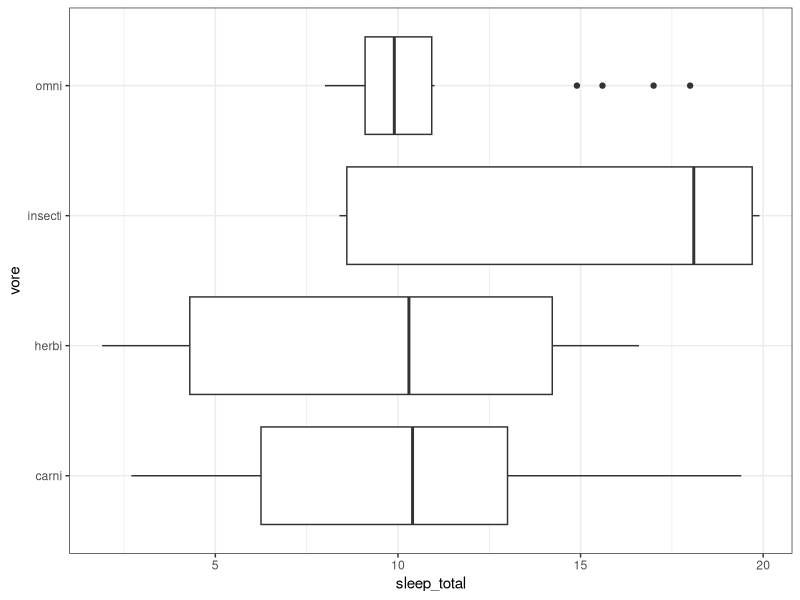
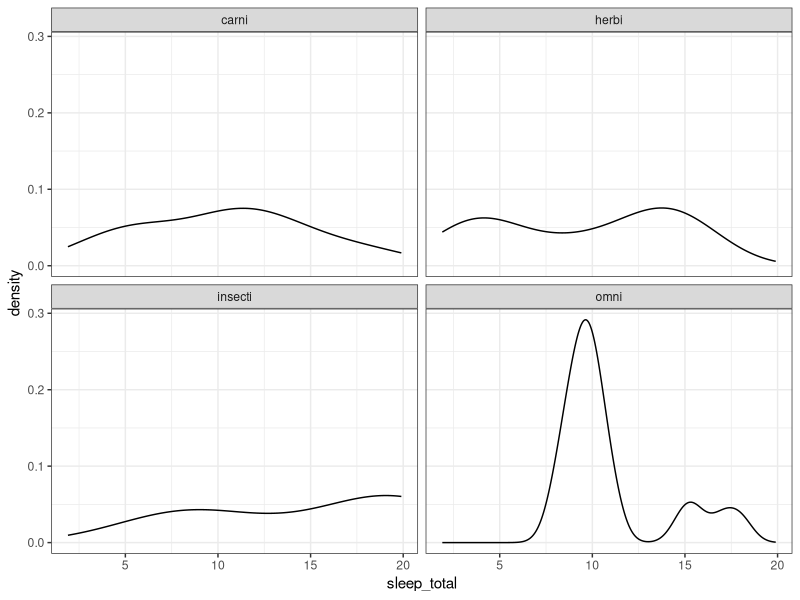
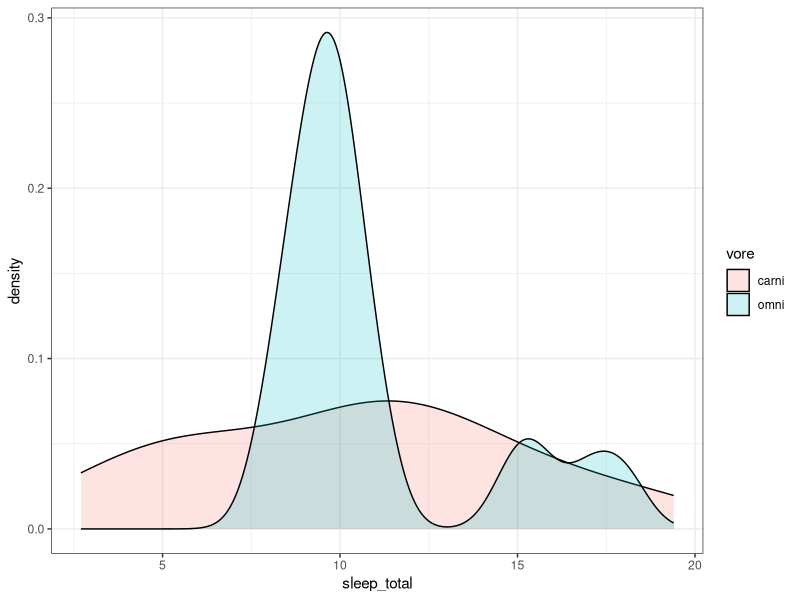
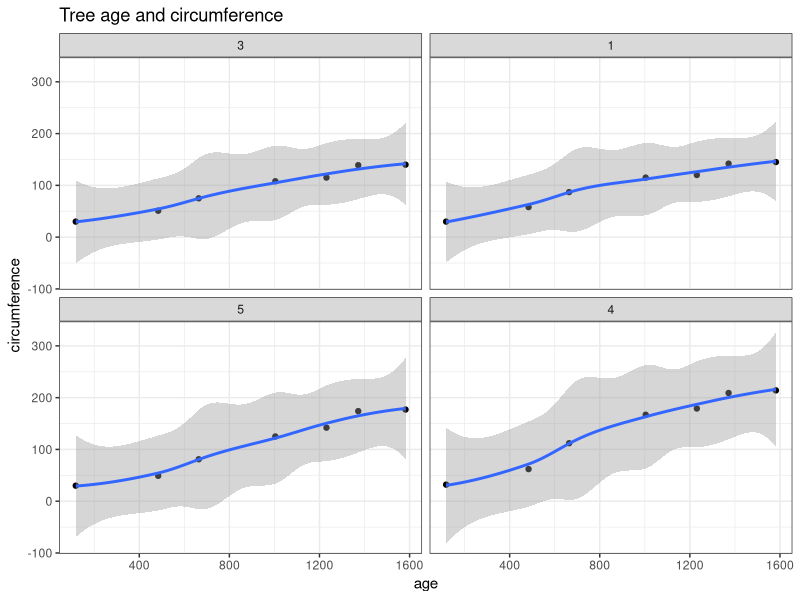
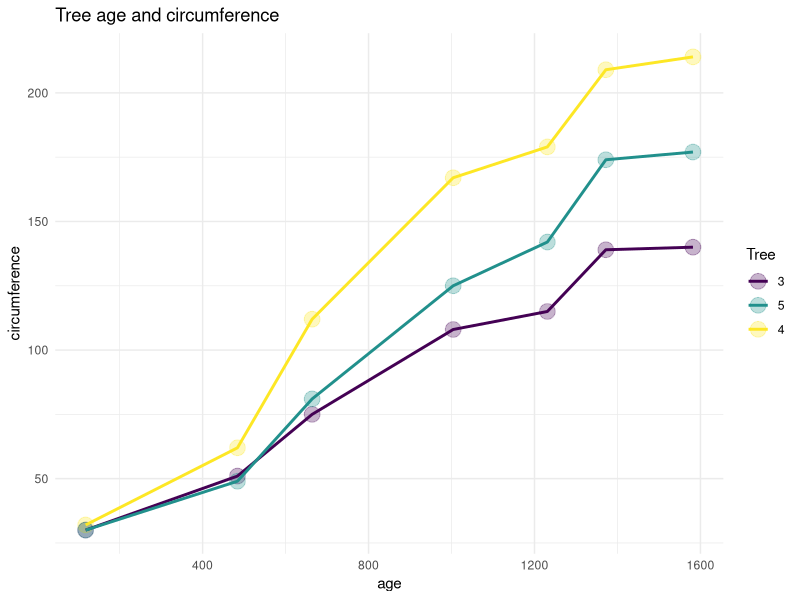
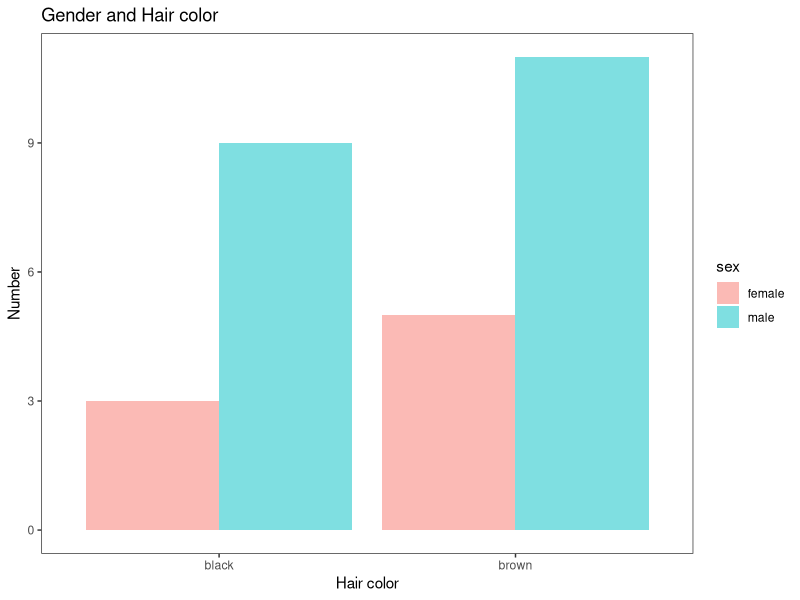
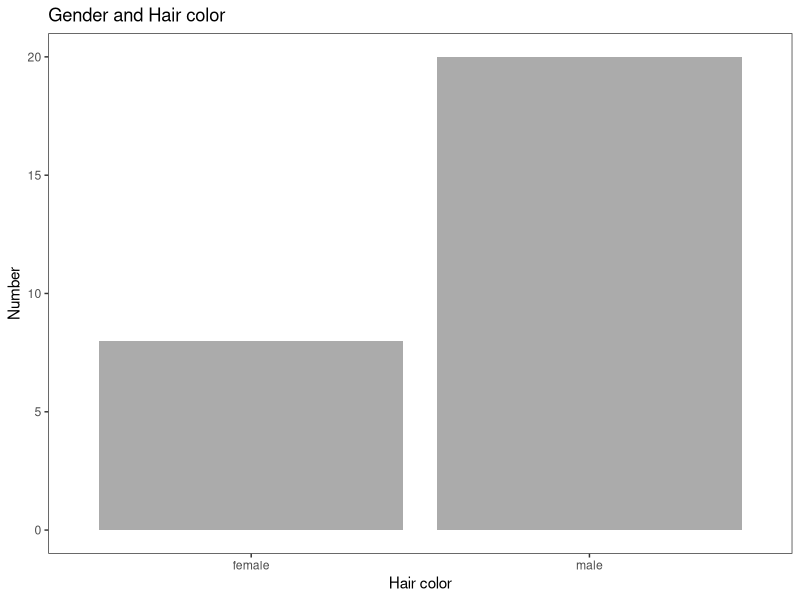

Source code (R) for these figures, in order:
# a numeric and categorical in one graph
library(tidyverse)
names(msleep)
view(msleep)
msleep %>%
  drop_na(vore) %>% #remove all missing value from vore
  ggplot(aes(vore, sleep_total))+
  geom_boxplot()+
  coord_flip()+
  theme_bw()

msleep %>%
  drop_na(vore) %>%
  ggplot(aes(sleep_total))+
  geom_density()+
  facet_wrap(~vore)+
  theme_bw()
  
msleep %>%
  drop_na(vore) %>%
  #filter(vore =="herbi" | vore == "omni") %>%
  filter(vore %in% c("carni", "omni")) %>%
  ggplot(aes(x= sleep_total, fill = vore))+
  geom_density(alpha = 0.2)+ #{probebility between 0, 1:density}
  theme_bw()
  
#2 TWO numeric variables, one categorical variable
# x axis independent variable, Y axis dependent
view(Orange)
names(Orange)
Orange %>%
  filter(Tree != "2") %>%
  ggplot(aes(age, circumference))+
  geom_point()+
  geom_smooth()+
  facet_wrap(~Tree)+
  theme_bw()+
  labs(title = "Tree age and circumference")
?Orange
Orange %>%
  filter(Tree != "1" &
           Tree != "2") %>%
  ggplot(aes(age, circumference, color = Tree))+
  geom_point(size = 5, alpha = 0.3)+
  geom_line(size = 1)+
  theme_minimal()+
  labs(title = "Tree age and circumference")

 # two categorical variable 
view(starwars)
starwars %>%
  filter(hair_color == "black"|
         hair_color == "brown") %>%
  drop_na(sex) %>%
  ggplot(aes(hair_color, fill = sex))+
  #if instead of dodge put fill :what portion of people have blak hair
  geom_bar(position = "dodge",
           alpha = 0.5)+ #transparency of color
  theme_bw()+
  theme(panel.grid.major = element_blank(),
        panel.grid.minor = element_blank())+
  labs(title = "Gender and Hair color",
       x = "Hair color",
       y = "Number")

#neat code
starwars %>%
  filter(hair_color %in% c("black", "brown")) %>%
  drop_na(sex) %>%
  ggplot(aes(sex))+
  geom_bar(position = "dodge",
           alpha = 0.5)+ 
  theme_bw()+
  theme(panel.grid.major = element_blank(),
        panel.grid.minor = element_blank())+
  labs(title = "Gender and Hair color",
       x = "Hair color",
       y = "Number")
  